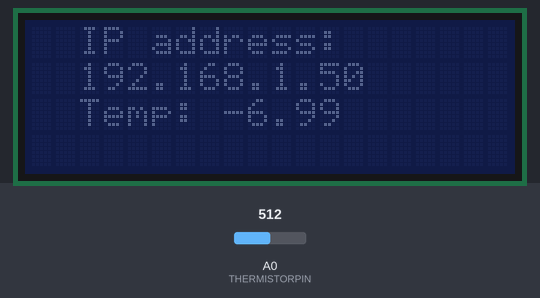
Bench run of a sketch on a simulated ESP8266 (NodeMCU). Parts: 20×4 character LCD. The test bench sets the inputs (shaded band); at power-on: A0 (THERMISTORPIN) = 512. WiFi joins after 1.5 s; servers stay silent unless stated; uploads are accepted with an empty reply; what the sketch prints to the serial monitor is not drawn.

Above: at 2.8 s.
2.9 s: A0 (THERMISTORPIN) set to 716
At 7.7 s:
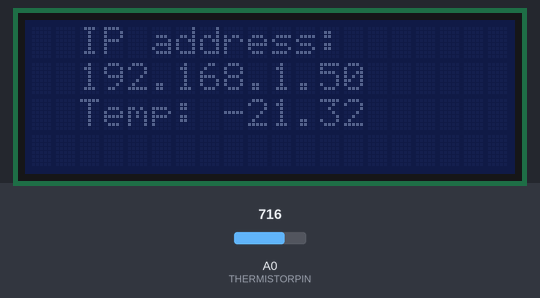
8.3 s: A0 (THERMISTORPIN) set to 900
At 13.4 s:
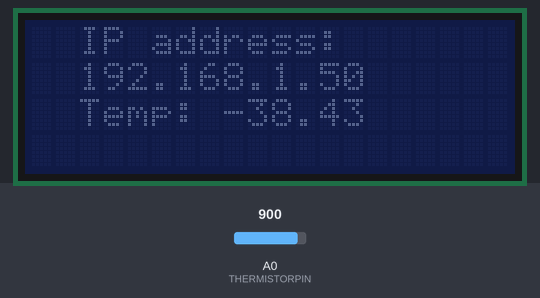
13.7 s: A0 (THERMISTORPIN) set to 1023
At 17.9 s:
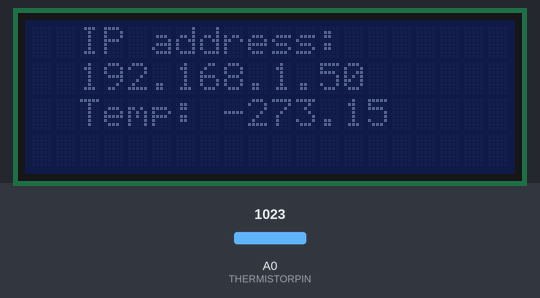
Timing chart, 0 to 19.4 s (numbered marks = the images above; inputs shaded):
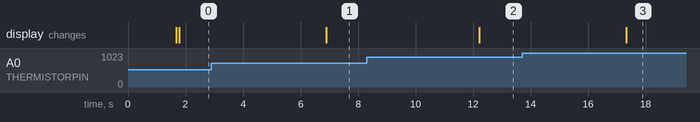

Measured:
- after the input at 2.9 s, the display: changes after 4.0 s (image 1)
- after the input at 8.3 s, the display: changes after 3.9 s (image 2)
- after the input at 13.7 s, the display: changes after 3.6 s (image 3)

The sketch:

NTC_10K_web_LCD2-web.ino
```cpp
// C.Poissonnier 2018

#include <math.h>
#include <ESP8266WiFi.h>
#include <ESP8266WebServer.h>
#include <LiquidCrystal_I2C.h>
#include <ESP8266HTTPClient.h>

// wifi parameter
#define ssid      "myssid"       // WiFi SSID
#define password  "mypasswd"  // WiFi password
#define ip "192.168.1.20:8080"
#define idx "10"


// temp declaration
float steinhart;

// pin Analogique
#define THERMISTORPIN A0
// resistance at 25 degrees C
#define THERMISTORNOMINAL 10000
// temp. for nominal resistance (almost always 25 C)
#define TEMPERATURENOMINAL 25
// how many samples to take and average, more takes longer
// but is more 'smooth'
#define NUMSAMPLES 10
// The beta coefficient of the thermistor (usually 3000-4000)
#define BCOEFFICIENT 3950
// the value of the 'other' resistor
#define SERIESRESISTOR 49050

  uint8_t j;
uint16_t samples[NUMSAMPLES];

// objects configuration
LiquidCrystal_I2C lcd(0x3F, 20, 4);
ESP8266WebServer server ( 80 );

// home page
String getPage(){
  String page = "<html lang=fr-FR><head><meta http-equiv='refresh' content='10'/>";
  page += "<title>ESP8266 LCD NTC 10K</title>";
  page += "<style> body { background-color: #fffff; font-family: Arial, Helvetica, Sans-Serif; Color: #000088; }</style>";
  page += "</head><body><h1>ESP8266 LCD NTC 10K</h1>";
  page += "<h3>NTC 10K</h3>";
  page += "<ul><li>Temperature : ";
  page += steinhart;
  page += " &deg;C</li>";
  page += "</ul>";
  page += "<br><br><p><a href='https://www.geekncomics.com'>geekncomics.com</p>";
  page += "</body></html>";
  return page;
}

String getUrl() {
String url="http://";
  url +=ip;
  url +="/json.htm?type=command&param=udevice&idx=";
  url +=idx;
  url +="&nvalue=0&svalue=";
  url += steinhart;
  return url ;
}


void handleRoot(){
     server.send ( 200, "text/html", getPage() );
}


void setup(void) {
   Serial.begin(115200);

   lcd.begin(20,4);
   lcd.init();
   lcd.noBacklight();

   WiFi.begin ( ssid, password );

   lcd.setCursor(2, 0);
   lcd.print("Connecting Wifi");

   // Attente de la connexion au réseau WiFi / Wait for connection
   while ( WiFi.status() != WL_CONNECTED ) {
   delay ( 500 ); Serial.print ( "." );
   }

   // Connexion WiFi établie / WiFi connexion is OK
   Serial.println ( "" );
   Serial.print ( "Connected to " ); Serial.println ( ssid );
   Serial.print ( "IP address: " ); Serial.println ( WiFi.localIP() );

   // ip address on LCD display
   lcd.setCursor(2, 0);
   lcd.print("IP address:     ");
   lcd.setCursor(2, 1);
   lcd.print(WiFi.localIP());

  // link to the function that manage launch page
  server.on ( "/", handleRoot );

  server.begin();
  Serial.println ( "HTTP server started" );

  j=0;

  }

void loop(void) {
  uint8_t i;
  float average;

  server.handleClient();

  // take N samples in a row, with a slight delay
  for (i=0; i< NUMSAMPLES; i++) {
   samples[i] = analogRead(THERMISTORPIN);
   delay(10);
  }

  // average all the samples out
  average = 0;
  for (i=0; i< NUMSAMPLES; i++) {
     average += samples[i];
  }
  average /= NUMSAMPLES;

  // print to serial ( debug )
  //Serial.print("Average analog reading ");
  //Serial.println(average);

  // convert the value to resistance
  average = 1023 / average - 1;
  average = SERIESRESISTOR / average;

  // print to serial ( debug )
  //Serial.print("Thermistor resistance ");
  //Serial.println(average);

 // float steinhart;
  steinhart = average / THERMISTORNOMINAL;     // (R/Ro)
  steinhart = log(steinhart);                  // ln(R/Ro)
  steinhart /= BCOEFFICIENT;                   // 1/B * ln(R/Ro)
  steinhart += 1.0 / (TEMPERATURENOMINAL + 273.15); // + (1/To)
  steinhart = 1.0 / steinhart;                 // Invert
  steinhart -= 273.15;                         // convert to C

  // print to serial ( debug )
  Serial.print("Temperature ");
  Serial.print(steinhart);
  Serial.println(" *C");

  String temp = "Temp: ";
  temp += steinhart ;
  lcd.setCursor(2,2);
  lcd.print(temp);

  delay(5000);

  if (j==1 ) {
   // if(WiFi.status()== WL_CONNECTED){

      HTTPClient http;    //Declare object of class HTTPClient


   Serial.println(getUrl());
   http.begin(getUrl());      //Specify request destination
   http.addHeader("Content-Type", "text/plain");  //Specify content-type header

   int httpCode = http.GET();   //Send the request
   String payload = http.getString();                  //Get the response payload

   Serial.println(httpCode);   //Print HTTP return code
   Serial.println(payload);    //Print request response payload

   http.end();  //Close connection


  }
  //}
  if (j>100) { j=0 ; }

  j++;
  //Serial.println(j);
}
```
